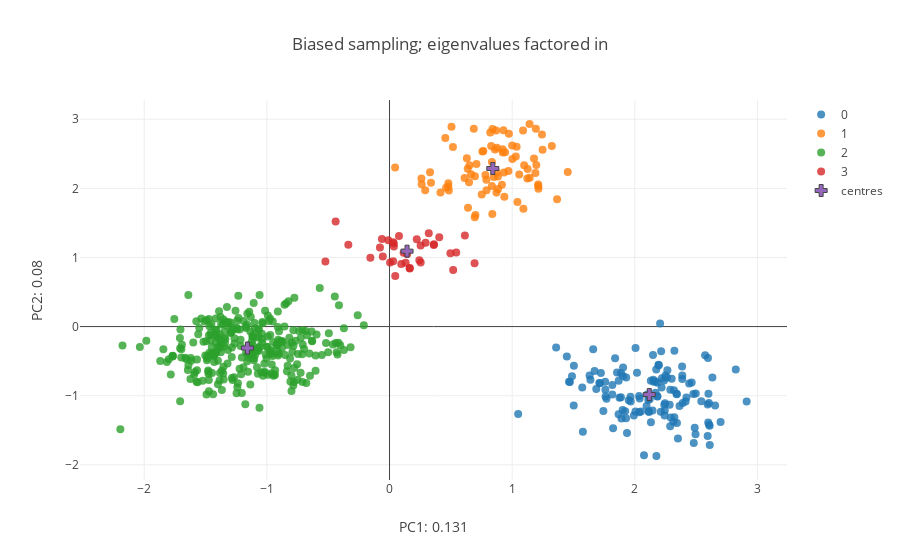

Write notebook code for a chart like this one.
### Markdown cell above
Estimating population centroids in feature space and plot the PCA on biased-haplotype data set

### Code cell
## Calculate centroids
bias_centroids= [np.mean(bias_features[[y for y in range(bias_features.shape[0]) if labels_bias[y] == z],:],axis= 0) for z in range(N_pops)]
bias_centroids= np.array(bias_centroids)

## plot
fig_data= [go.Scatter(
        x = bias_features[[x for x in range(sum(Sizes_bias)) if labels_bias[x] == i],0],
        y = bias_features[[x for x in range(sum(Sizes_bias)) if labels_bias[x] == i],1],       
        type='scatter',
        mode= "markers",
        marker= {
        'line': {'width': 0},
        'size': 8,
        'symbol': 'circle',
      "opacity": .8
      },
      name= str(i)
    ) for i in range(N_pops)]


fig_data.append(
    go.Scatter(
        x= bias_centroids[:,0],
        y= bias_centroids[:,1],
        type= 'scatter',
        mode= 'markers',
        name= 'centres',
        marker= {
        'line': {'width': 1},
        'size': 10,
        'symbol': 'cross'
        }
    )
)

layout = go.Layout(
    title= 'Biased sampling; eigenvalues factored in',
    yaxis=dict(
        title='PC2: {}'.format(round(var_comps[1],3))),
    xaxis=dict(
    title= 'PC1: {}'.format(round(var_comps[0],3))),
)


fig = go.Figure(data=fig_data, layout=layout)
iplot(fig)

### Figure 1 — Plotly figure (JSON) as saved in the notebook; plotly's stock layout.template omitted (floating-point values rounded to 4 significant figures; data arrays with more than 128 entries replaced by an {"elided": "..."} marker saying what was removed)
{"data": [{"marker": {"line": {"width": 0}, "opacity": 0.8, "size": 8, "symbol": "circle"}, "mode": "markers", "name": "0", "type": "scatter", "x": {"elided": "130 float values"}, "y": {"elided": "130 float values"}}, {"marker": {"line": {"width": 0}, "opacity": 0.8, "size": 8, "symbol": "circle"}, "mode": "markers", "name": "1", "type": "scatter", "x": [0.8287, 0.9336, 0.7911, 1.323, 0.04552, 0.648, 0.9361, 0.2618, 1.19, 0.8718, 0.6522, 1.001, 0.3304, 0.9218, 1.243, 1.453, 0.2908, 0.8755, 0.4794, 1.124, 0.8691, 1.197, 0.838, 1.126, 0.7817, 0.7002, 0.7575, 0.5169, 1.212, 0.26, 1.193, 1.092, 0.5054, 1.178, 1.036, 0.9288, 0.8349, 1.214, 0.4794, 0.7895, 1.142, 1.089, 0.8751, 0.765, 1.043, 0.4836, 0.9423, 0.4548, 0.6961, 0.6651, 1.058, 0.9733, 0.6377, 0.64, 0.612, 0.7088, 0.6303, 0.9695, 0.687, 0.8837, 0.3381, 0.9228, 1.098, 1.248, 0.752, 0.8344, 1.03, 0.4154, 1.143, 0.8848, 0.4612, 0.8596, 1.366, 1.0, 1.213, 0.9165, 0.8212, 0.6947, 0.8401, 0.8497], "y": [2.611, 2.23, 1.973, 2.614, 2.303, 2.088, 1.877, 2.06, 2.221, 1.939, 2.336, 2.424, 2.232, 2.565, 2.78, 2.235, 1.974, 2.229, 2.028, 2.141, 2.838, 2.339, 1.63, 2.278, 2.193, 1.615, 2.533, 2.597, 2.054, 2.142, 2.862, 1.703, 2.891, 2.433, 2.602, 2.839, 2.381, 1.993, 2.074, 2.124, 2.931, 2.837, 2.589, 2.541, 1.804, 1.969, 2.524, 2.728, 2.173, 2.205, 2.2, 2.79, 2.285, 1.719, 2.15, 2.352, 2.434, 2.252, 2.861, 2.17, 2.083, 2.519, 2.334, 2.557, 1.911, 2.033, 2.46, 1.94, 2.153, 1.989, 2.009, 2.562, 1.841, 2.621, 2.034, 2.052, 2.808, 1.582, 2.859, 2.164]}, {"marker": {"line": {"width": 0}, "opacity": 0.8, "size": 8, "symbol": "circle"}, "mode": "markers", "name": "2", "type": "scatter", "x": {"elided": "300 float values"}, "y": {"elided": "300 float values"}}, {"marker": {"line": {"width": 0}, "opacity": 0.8, "size": 8, "symbol": "circle"}, "mode": "markers", "name": "3", "type": "scatter", "x": [0.1313, 0.5191, 0.07703, 0.1151, -0.07817, -0.5229, 0.03016, 0.03448, -0.4394, 0.004522, 0.3611, 0.6144, 0.09582, 0.2537, -0.06184, 0.5438, 0.1647, 0.6934, 0.3198, 0.222, -0.05488, 0.4964, -0.009944, 0.1441, 0.2539, 0.02962, 0.4054, 0.1647, 0.3618, -0.3359, 0.04662, 0.2941, -0.1561, 0.243, 0.03534], "y": [0.9242, 0.8185, 1.312, 1.067, 1.142, 0.9407, 1.222, 1.2, 1.521, 0.9256, 1.18, 1.316, 0.9061, 1.172, 1.269, 1.073, 0.8402, 0.9164, 1.351, 1.264, 1.013, 1.061, 1.25, 1.051, 0.9263, 0.9437, 1.293, 0.8473, 1.192, 1.185, 0.7307, 1.214, 0.997, 0.9604, 1.158]}, {"marker": {"line": {"width": 1}, "size": 10, "symbol": "cross"}, "mode": "markers", "name": "centres", "type": "scatter", "x": [2.118, 0.8419, -1.159, 0.1428], "y": [-0.9837, 2.288, -0.311, 1.091]}], "layout": {"title": "Biased sampling; eigenvalues factored in", "xaxis": {"title": "PC1: 0.131"}, "yaxis": {"title": "PC2: 0.08"}}}
